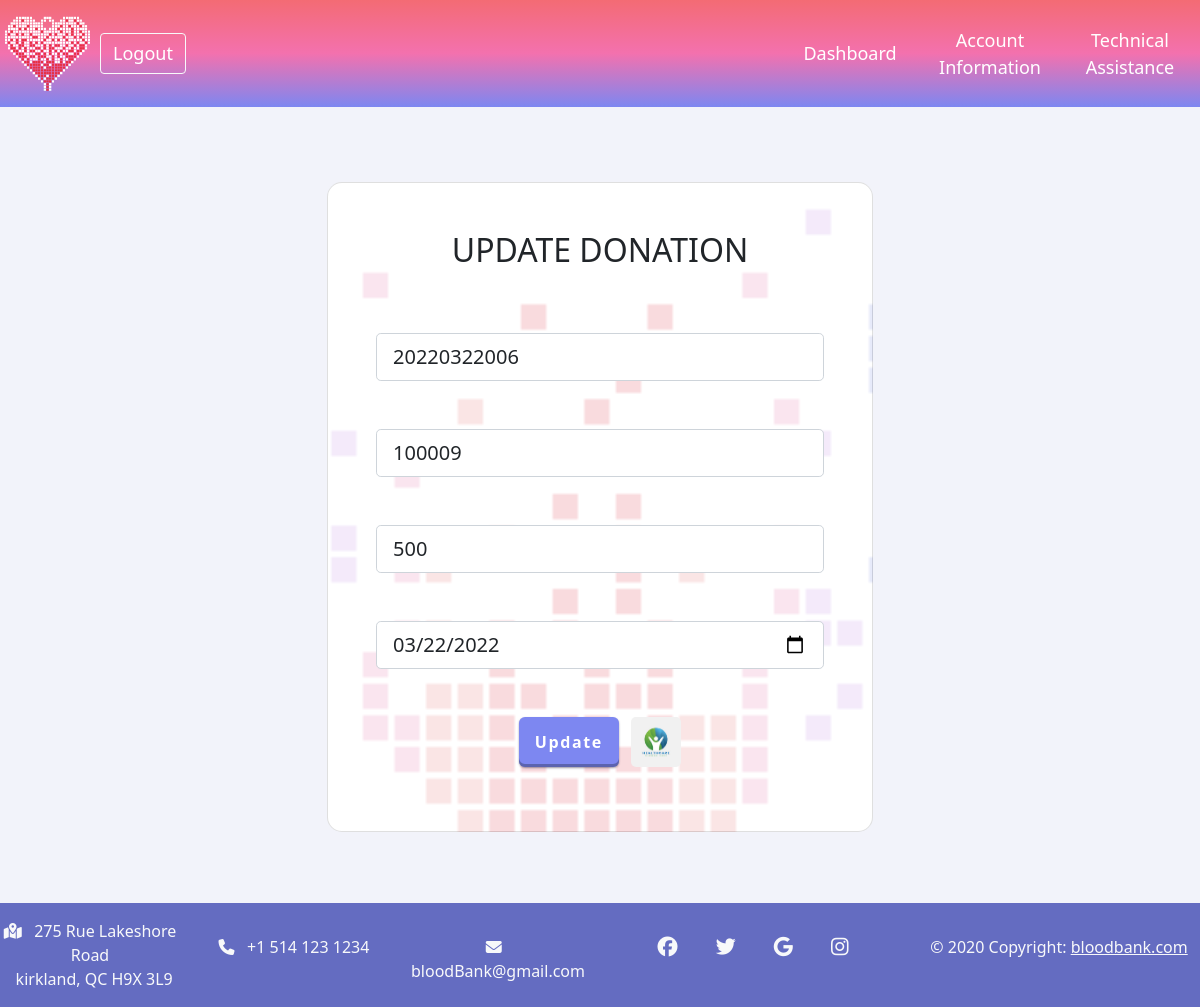
The page /admin/editDonation.php?DonationID=20220322006 (signed in) on the database its author committed.
### tables this page shows
create table donations
(
    DonationID varchar(11) not null,
    DonorID int not null,
    BloodAmount int not null,
    DonateDate date not null,
    constraint pk_bloodStock primary key(DonationID)
);

### admin/editDonation.php (the view, shortened to what this page needs)
<?php
require('../db.php');
$donationid = $_GET['DonationID'];
$query = "SELECT * FROM donations WHERE DonationID = '$donationid'";
$result = mysqli_query($con, $query);
$row = mysqli_fetch_assoc($result);
?>
<body class="bodyDonor">
    <?php
    $donationidErr = $donoridErr  = $bloodAmountErr = $donationDateErr = '';
    ?>
    <section class="vh-100">
        <div class="mask d-flex align-items-center h-100 ">
            <div class="container h-100 my-5">
                <div class="row d-flex justify-content-center align-items-center h-100 ">
                    <div class="col-12 col-md-9 col-lg-7 col-xl-6 ">
                        <div class="card" style="border-radius: 15px;">
                            <div class="card-body p-5">
                                <h2 class="text-uppercase text-center mb-5">Update Donation</h2>
                                <div class="text-center pb-3 ">
                                </div>
                                <div class="form">
                                    <form action="" method="post" name="createDonation">
                                        <div class="form-outline mb-4">
                                            <input type="text" name="donationid" class="form-control form-control-lg" placeholder="Donation ID" value="<?= $row['DonationID'] ?>" />
                                            <span class="error" style="color:#FF0000;"><?php echo $donationidErr; ?></span> <br />
                                        </div>
                                        <div class="form-outline mb-4">
                                            <input type="text" class="form-control form-control-lg" name="donorid" placeholder="Donor ID" value="<?= $row['DonorID'] ?>" />
                                            <span class="error" style="color:#FF0000;"><?php echo $donoridErr; ?></span> <br />
                                        </div>
                                        <div class="form-outline mb-4">
                                            <input type="text" class="form-control form-control-lg" name="bloodAmount" placeholder="Blood Amount" value="<?= $row['BloodAmount'] ?>" />
                                            <span class="error" style="color:#FF0000;"><?php echo $bloodAmountErr; ?></span> <br />
                                        </div>
                                        <div class="form-outline mb-4">
                                            <input type="date" class="form-control form-control-lg" name="donationDate" placeholder="Donation Date" value="<?=  $row['DonateDate'] ?>" />
                                            <span class="error" style="color:#FF0000;"><?php echo $donationDateErr; ?></span> <br />
                                        </div>
                                        <div class="d-flex justify-content-center d-inline">
                                            <input type="submit" value="Update" class="px-3">
                                            <div>
                                                <img src="../images/logo3.jpg" style="border-radius: 5px; width: 50px; height: 50px; ">
                                            </div>
                                        </div>
                                    </form>
                                </div>
                            </div>
                        </div>
                    </div>
                </div>
            </div>
        </div>
    </section>

### css/admin.css (style rules this page uses)
.bgHeader { background: linear-gradient(to bottom, #f36b74, #f371ae, #7d87f1); }
.card { background-image: url("../images/pixelHeartGradientLowAlpha.png"); background-size:150%; background-repeat: repeat-y; background-position-x: 57%; background-position-y: 5%; }
.card-body { background-color:rgba(255, 255, 255, 0.05); border-radius:10px; padding:5px; }
table.right { width: 35%; position:absolute; right: 0%; }
table.right td { width: 33.33%; text-align: center; padding: 5px; }
table.left { width: 15%; position:absolute; left: 0%; }
table.left td { width: 50%; text-align: left; padding: 5px; }
.bannerLink { color: white; text-decoration: none; }
body { background-color: #f2f3fa; margin: 0px; padding: 0px; padding-bottom: 100px; }
header a { font-size:large; }
input[type = submit],.addBtn { background-color:rgba(125, 135, 241, 1) ; border: 0; border-radius: 6px; box-shadow: rgba(45, 35, 66, .4) 0 1px 2px,rgba(45, 35, 66, .3) 0 2px 4px -3px,rgba(58, 65, 111, .5) 0 -3px 0 inset; color: white; font-weight:bolder; letter-spacing:0.1em; }

### rows shown on the page
donations: donationid "20220322006", donorid "100009", bloodAmount "500", donationDate "03/22/2022"
